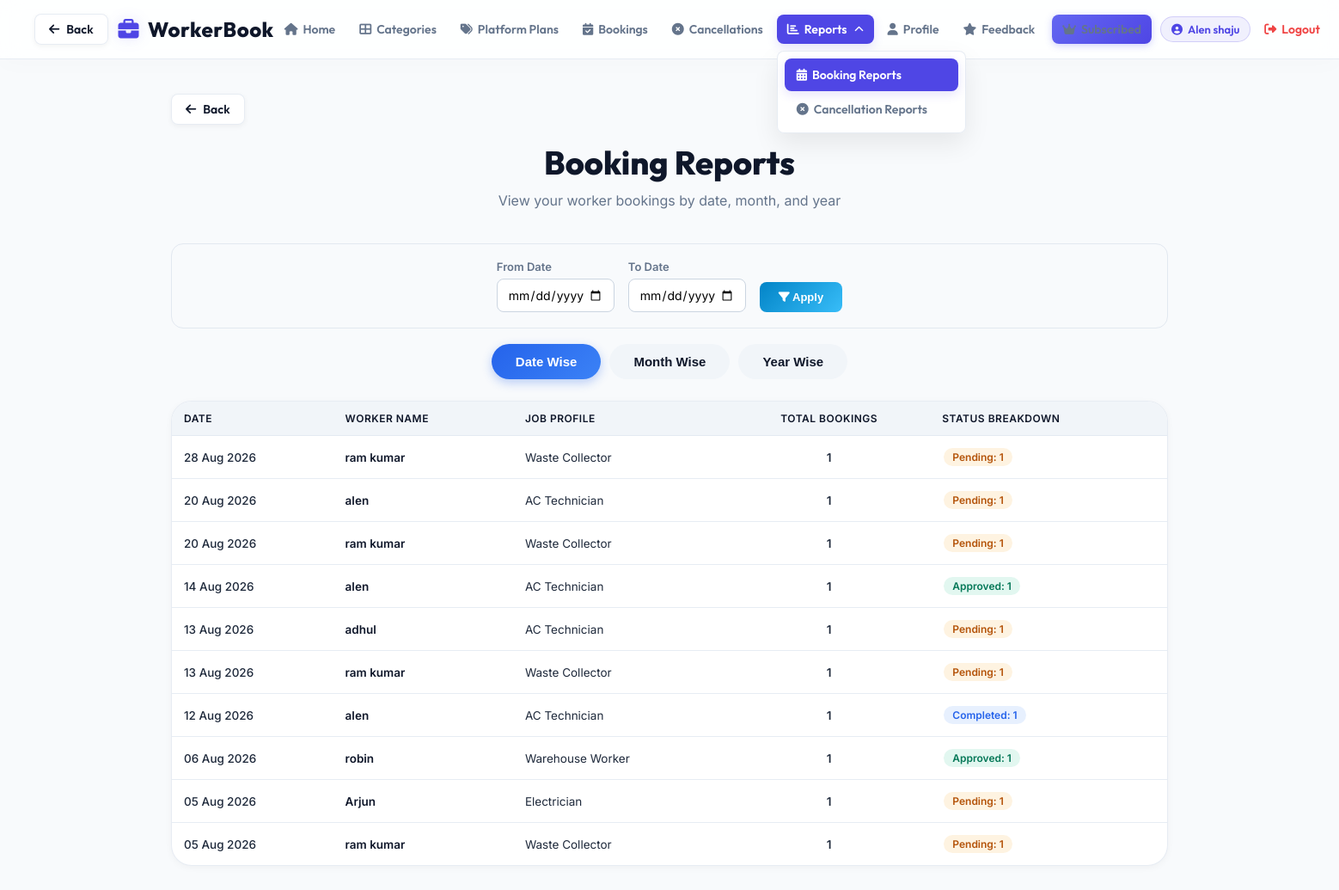
The app's page /customer/bookingreports.php (signed in) with its own data.
### tables this page shows
CREATE TABLE IF NOT EXISTS `booking` (
  `bid` int NOT NULL AUTO_INCREMENT,
  `cid` int NOT NULL,
  `jid` int NOT NULL,
  `crid` int NOT NULL,
  `wid` int NOT NULL,
  `bdate` date NOT NULL,
  `cbdate` date NOT NULL,
  `bstatus` int NOT NULL DEFAULT '1',
  PRIMARY KEY (`bid`)
);

### classes/DataAccess.class.php (called while the page is built, shortened)
<?php
class DataAccess
{
	private $_con,$_query,$_errors;
	public function __construct()
	{
		if(!$this->_con = @mysqli_connect(DB_HOST, DB_USER, DB_PASSWORD, DB_NAME))
		{
			die("<div style='padding:20px; font-family:sans-serif; text-align:center;'><h2>Database Connection Pending</h2><p>Please set your <b>DB_HOST</b>, <b>DB_USER</b>, <b>DB_PASSWORD</b>, and <b>DB_NAME</b> in your Render dashboard environment settings.</p></div>");
		}
		$this->_errors ="";
	}
	public function getData($fields,$table,$condition = "1")
	{
		if(!$this->_checkTable($table))
		{
			$this->_errors.="$table not Present";
			return false;
		}
		$this->_query = "select ";
		if(is_array($fields))
		{
			if($this->_checkFieldsIndexed($fields,$table))
			{
				$this->_query.=implode(",",$fields);
			}
			else
			{
				return false;
			}
		}
		else if(gettype($fields) == "string")
		{
			if($fields == "*")
			{
				$this->_query.="*";
			}
		}
		else
		{
			$this->_errors.=" Invalid scheme type";
			return false;
		}
		$this->_query.=" from $table where $condition";
		$resref=mysqli_query($this->_con,$this->_query);
		$dataArr = array();
		if(mysqli_num_rows($resref))
		{
			while($rows = mysqli_fetch_assoc($resref))
			{
				$dataArr[] = $rows;
			}
		}
		return $dataArr;
	}
	private function _checkTable($table)
	{
		$q="show tables";
		$resref = mysqli_query($this->_con,$q);
		if(mysqli_num_rows($resref))
		{
			while($row=mysqli_fetch_array($resref))
			{
				if($row[0]==$table)
				{
					return true;
				}
			}
		}
		return false;
	}
}
?>

### customer/bookingreports.php (the view, shortened to what this page needs)
<?php
include("customerheader.php");
$dao = new DataAccess();
$crid = $_SESSION['crid'];
function isValidDate($d)
{
    if(!preg_match('/^\d{4}-\d{2}-\d{2}$/', $d)) return false;
    $parts = explode("-", $d);
    return checkdate((int)$parts[1], (int)$parts[2], (int)$parts[0]);
}
$fromDateRaw = $_GET['from_date'] ?? "";
$toDateRaw   = $_GET['to_date']   ?? "";
$fromDate = isValidDate($fromDateRaw) ? $fromDateRaw : "";
$toDate   = isValidDate($toDateRaw)   ? $toDateRaw   : "";
$where = "crid=".$crid;
$bookings = $dao->getData(
    "*",
    "booking",
    $where
);
function statusLabel($bstatus)
{
    if($bstatus == 0)      return "Pending";
    elseif($bstatus == 2)  return "Approved";
    elseif($bstatus == 6)  return "Completed";
    else                   return "Rejected";
}
$dateReport  = array();
if($bookings)
{
    foreach($bookings as $booking)
    {
        $worker = $dao->getData("*","wregistration","wid=".$booking['wid']);
        $wname  = $worker[0]['wname'] ?? "Unknown";
        $jid    = $worker[0]['jid'] ?? "";
        $job     = $dao->getData("*","job","jid=".$jid);
        $jobname = $job[0]['jname'] ?? "Not Assigned";
        $bdate = $booking['bdate'];
        $ts    = strtotime($bdate);
        $day   = date("Y-m-d", $ts);
        $status = statusLabel($booking['bstatus']);
        $dkey = $day."|".$booking['wid'];
        if(!isset($dateReport[$dkey]))
        {
            $dateReport[$dkey] = array(
                "period"=>$day, "worker"=>$wname, "job"=>$jobname,
                "total"=>0, "pending"=>0, "approved"=>0, "completed"=>0, "rejected"=>0
            );
        }
        $dateReport[$dkey]["total"]++;
        $dateReport[$dkey][strtolower($status)]++;
    }
}
krsort($dateReport);
?>
<!DOCTYPE html>
<html>
<head>
</head>
<body>
<div class="main-container">
    <div style="margin-bottom: 20px;">
        <button type="button" onclick="if(document.referrer && document.referrer.indexOf(window.location.host) !== -1) { history.back(); } else { window.location.href='home.php'; }" class="btn-back-global">
            <i class="fas fa-arrow-left"></i> Back
        </button>
    </div>
    <div class="page-header">
        <h1>Booking Reports</h1>
        <p>View your worker bookings by date, month, and year</p>
    </div>
    <form method="GET" action="bookingreports.php" class="date-filter-bar">
        <div class="date-filter-field">
            <label for="from_date">From Date</label>
            <input type="date" id="from_date" name="from_date"
                   value="<?php echo htmlspecialchars($fromDate); ?>"
                   max="<?php echo date('Y-m-d'); ?>">
        </div>
        <div class="date-filter-field">
            <label for="to_date">To Date</label>
            <input type="date" id="to_date" name="to_date"
                   value="<?php echo htmlspecialchars($toDate); ?>"
                   max="<?php echo date('Y-m-d'); ?>">
        </div>
        <button type="submit" class="btn-edit date-filter-apply">
            <i class="fas fa-filter"></i> Apply
        </button>
    </form>
    <div class="report-tabs">
        <button class="report-tab-btn active" onclick="showReport('date', this)">Date Wise</button>
        <button class="report-tab-btn" onclick="showReport('month', this)">Month Wise</button>
        <button class="report-tab-btn" onclick="showReport('year', this)">Year Wise</button>
    </div>
    <div id="report-date" class="report-panel active">
        <div class="table-container animate-fade-up">
            <table class="table-modern">
                <thead>
                    <tr>
                        <th>Date</th>
                        <th>Worker Name</th>
                        <th>Job Profile</th>
                        <th style="text-align:center;">Total Bookings</th>
                        <th>Status Breakdown</th>
                    </tr>
                </thead>
                <tbody>
                    <?php if($dateReport) { ?>
                        <?php foreach($dateReport as $row) { ?>
                            <tr>
                                <td style="font-weight:500;"><?php echo htmlspecialchars(date("d M Y", strtotime($row['period']))); ?></td>
                                <td style="font-weight:600; color: var(--secondary);"><?php echo htmlspecialchars($row['worker']); ?></td>
                                <td><?php echo htmlspecialchars($row['job']); ?></td>
                                <td style="text-align:center; font-weight:600;"><?php echo $row['total']; ?></td>
                                <td>
                                    <?php if($row['pending'])   echo "<span class='count-pill count-pending'>Pending: ".$row['pending']."</span>"; ?>
                                    <?php if($row['approved'])  echo "<span class='count-pill count-approved'>Approved: ".$row['approved']."</span>"; ?>
                                    <?php if($row['completed']) echo "<span class='count-pill count-completed'>Completed: ".$row['completed']."</span>"; ?>
                                </td>
                            </tr>
                        <?php } ?>
                    <?php } else { ?>
                        <tr class="no-data-row"><td colspan="5"><i class="fas fa-calendar-times fa-2x" style="margin-bottom:10px; display:block;"></i>No Booking Records Found</td></tr>
                    <?php } ?>
                </tbody>
            </table>
        </div>
    </div>
</div>
</body>
</html>

### css/professional.css (style rules this page uses)
:root { --primary: #4f46e5; --primary-hover: #4338ca; --primary-glow: rgba(79, 70, 229, 0.15); --secondary: #0f172a; --secondary-hover: #1e293b; --accent: #06b6d4; --background: #f8fafc; --card-bg: rgba(255, 255, 255, 0.9); --text-main: #1e293b; --text-muted: #64748b; --border-color: rgba(226, 232, 240, 0.8); --success: #10b981; --success-bg: #ecfdf5; --success-text: #065f46; --error: #ef4444; --error-bg: #fef2f2; --error-text: #991b1b; --warning: #f59e0b; --warning-bg: #fffbeb; --warning-text: #92400e; --shadow-sm: 0 2px 8px rgba(0,0,0,0.04); --shadow-md: 0 10px 25px -5px rgba(0, 0, 0, 0.05), 0 8px 10px -6px rgba(0, 0, 0, 0.05); --shadow-lg: 0 20px 25px -5px rgba(0, 0, 0, 0.1), 0 10px 10px -5px rgba(0, 0, 0, 0.04); --radius-sm: 8px; --radius-md: 14px; --radius-lg: 24px; --transition: all 0.3s cubic-bezier(0.4, 0, 0.2, 1); }
* { margin: 0; padding: 0; box-sizing: border-box; }
html, body { min-height: 100%; background-color: var(--background); color: var(--text-main); font-family: 'Inter', sans-serif; -webkit-font-smoothing: antialiased; }
h1, h2, h3, h4, h5, h6 { font-family: 'Outfit', sans-serif; color: var(--secondary); font-weight: 700; }
.animate-fade-up { animation: fadeInUp 0.6s cubic-bezier(0.16, 1, 0.3, 1) forwards; }
.btn-edit { background: linear-gradient(135deg, #0284c7 0%, #38bdf8 100%); color: #ffffff; padding: 8px 16px; border-radius: var(--radius-sm); font-size: 13px; font-weight: 600; }
.table-container { background: #ffffff; border-radius: var(--radius-lg); box-shadow: var(--shadow-sm); border: 1px solid var(--border-color); overflow-x: auto; margin-top: 20px; position: relative; max-width: 100%; }
.table-modern { width: 100%; border-collapse: separate; border-spacing: 0; text-align: left; }
.table-modern th { background-color: #f1f5f9; color: var(--secondary); font-weight: 600; font-size: 12px; text-transform: uppercase; letter-spacing: 0.5px; padding: 12px 14px; border-bottom: 1px solid var(--border-color); white-space: nowrap; }
.table-modern td { padding: 12px 14px; border-bottom: 1px solid var(--border-color); font-size: 13.5px; color: var(--text-main); vertical-align: middle; }
.table-modern tr:last-child td { border-bottom: none; }
.table-modern tr { transition: var(--transition); }
.btn-back-global { display: inline-flex; align-items: center; gap: 8px; padding: 8px 16px; font-family: 'Outfit', 'Inter', sans-serif; font-size: 14px; font-weight: 600; color: var(--secondary, #0f172a); background: rgba(255, 255, 255, 0.95); border: 1px solid var(--border-color, rgba(226, 232, 240, 0.8)); border-radius: var(--radius-sm, 8px); box-shadow: 0 2px 6px rgba(0, 0, 0, 0.05); cursor: pointer; text-decoration: none !important; transition: all 0.3s cubic-bezier(0.4, 0, 0.2, 1); }
.btn-back-global i { font-size: 14px; transition: transform 0.2s ease; }

### records on screen
booking: bdate "28 Aug 2026", worker "ram kumar", job "Waste Collector", total "1", pending "1"
booking: bdate "14 Aug 2026", worker "alen", job "AC Technician", total "1", approved "1"
booking: bdate "06 Aug 2026", worker "robin", job "Warehouse Worker", total "1", approved "1"

### other values on screen
$_SESSION['cname'] "Alen shaju"
date("d M Y", strtotime($row['period'])) "20 Aug 2026"
$row['worker'] "alen"
$row['job'] "AC Technician"
$row['total'] "1"
$row['pending'] "1"
$row['worker'] "ram kumar"
$row['job'] "Waste Collector"
date("d M Y", strtotime($row['period'])) "13 Aug 2026"
$row['worker'] "adhul"
date("d M Y", strtotime($row['period'])) "12 Aug 2026"
$row['completed'] "1"
date("d M Y", strtotime($row['period'])) "05 Aug 2026"
$row['worker'] "Arjun"
$row['job'] "Electrician"
